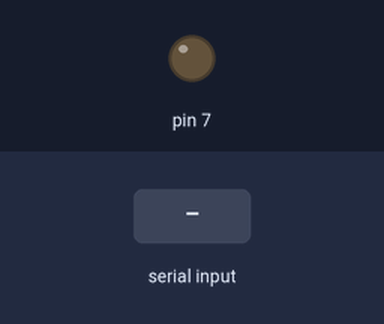
A sketch run on a simulated Arduino Uno, built with avr-gcc and run on an emulated ATmega328P. Parts: output pins drawn as LEDs (lit = HIGH). The test bench sets the inputs (shaded band). What the sketch prints to the serial monitor is not drawn.

Above: at 1.8 s.
1.9 s: byte 30 received over Serial
3.4 s: byte 90 received over Serial
4.9 s: byte 120 received over Serial
Timing chart, 0 to 7.9 s (numbered marks = the images above; inputs shaded):
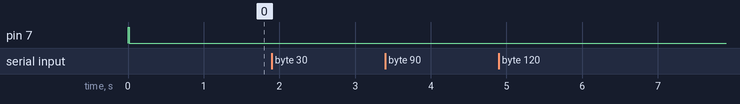

The sketch:

gpu.ino
```cpp
#include <avr/interrupt.h>
#include <avr/pgmspace.h>
#include <Arduino.h>
#include <util/delay_basic.h>

#define SWAP_INTEGERS(a,b)   a ^= b; b ^= a; a ^= b;
#define SORT_INTEGERS(a,b)   if (a > b) {SWAP_INTEGERS(a, b);}
#define SORT_INTEGERS_WITH_ATTACHMENTS(a,a2,b,b2)   if (a > b) {SWAP_INTEGERS(a, b);SWAP_INTEGERS(a2, b2);}

uint8_t sineTable[] = {
  30,
  30,
  31,
  32,
  33,
  34,
  35,
  36,
  37,
  38,
  39,
  40,
  41,
  41,
  42,
  43,
  44,
  44,
  45,
  46,
  46,
  47,
  47,
  48,
  48,
  48,
  49,
  49,
  49,
  49,
  49,
  49,
  50,
  49,
  49,
  49,
  49,
  49,
  49,
  48,
  48,
  48,
  47,
  47,
  46,
  46,
  45,
  44,
  44,
  43,
  42,
  41,
  41,
  40,
  39,
  38,
  37,
  36,
  35,
  34,
  33,
  32,
  31,
  30,
  30,
  29,
  28,
  27,
  26,
  25,
  24,
  23,
  22,
  21,
  20,
  19,
  18,
  18,
  17,
  16,
  15,
  15,
  14,
  13,
  13,
  12,
  12,
  11,
  11,
  11,
  10,
  10,
  10,
  10,
  10,
  10,
  10,
  10,
  10,
  10,
  10,
  10,
  10,
  11,
  11,
  11,
  12,
  12,
  13,
  13,
  14,
  15,
  15,
  16,
  17,
  18,
  18,
  19,
  20,
  21,
  22,
  23,
  24,
  25,
  26,
  27,
  28,
  29,
};

uint8_t sin(int index) {
  return sineTable[index];
}

uint8_t cos(int index) {
  index += 32;
  if (index >= 128) {
    index -= 128;
  }
  return sineTable[index];
}

void drawRotating(int index, uint8_t color) {
  uint8_t x = cos(index);
  uint8_t y = sin(index);
  Serial.write(0);
  Serial.write(color);
  /*
  Serial.write(2);
  Serial.write(x);
  Serial.write(y);
  */
  Serial.write(5);
  Serial.write(30);
  Serial.write(30);
  Serial.write(x);
  Serial.write(y);

}

uint8_t keyboardOutputY = 0;

void showKeyboardOutput(char c) {
  uint8_t i;
  for (i=0; i<8; i++) {
    Serial.write(0);
    Serial.write(((c >> i) & 1) ? 2 : 4);
    Serial.write(2);
    Serial.write(100 - i - (i >> 2));
    Serial.write(keyboardOutputY);
  }
  keyboardOutputY++;
}

void drawHorizontallyCutTriangle(uint8_t x1, uint8_t y1, uint8_t x2, uint8_t x3, uint8_t y23, uint8_t deltaY, uint8_t denominator, bool drawHorizontalEdge) {
  SORT_INTEGERS(x2,x3);
  int8_t leftXFraction = 0, rightXFraction = 0;
  uint8_t leftX = x1, rightX = x1, y = y1;
  while (true) {

    leftXFraction += x2 - x1;
    while (leftXFraction >= denominator) {
      leftXFraction -= denominator;
      leftX++;
    }
    while (leftXFraction <= -denominator) {
      leftXFraction += denominator;
      leftX--;
    }

    rightXFraction += x3 - x1;
    while (rightXFraction >= denominator) {
      rightXFraction -= denominator;
      rightX++;
    }
    while (rightXFraction <= -denominator) {
      rightXFraction += denominator;
      rightX--;
    }

    Serial.write(3);
    Serial.write(leftX);
    Serial.write(y);
    Serial.write(rightX);

    if (drawHorizontalEdge) {
      y += deltaY;
      if (y == y23) {
        break;
      }
    } else {
      if (y == y23) {
        break;
      }
      y += deltaY;
    }

  };
}

void drawTriangle(uint8_t x1, uint8_t y1, uint8_t x2, uint8_t y2, uint8_t x3, uint8_t y3) {
  SORT_INTEGERS_WITH_ATTACHMENTS(y1,x1,y2,x2);
  SORT_INTEGERS_WITH_ATTACHMENTS(y2,x2,y3,x3);
  SORT_INTEGERS_WITH_ATTACHMENTS(y1,x1,y2,x2);
  if (y1 == y2) {
    drawHorizontallyCutTriangle(x3, y3, x1, x2, y1, -1, y3 - y1, true);
  } else if (y2 == y3) {
    drawHorizontallyCutTriangle(x1, y1, x2, x3, y2, 1, y2 - y1, true);
  } else {
    int16_t x4 = y2 - y1;
    x4 *= x3 - x1;
    x4 /= y3 - y1;
    x4 += x1;
    drawHorizontallyCutTriangle(x1, y1, x2, x4, y2, 1, y2 - y1, true);
    drawHorizontallyCutTriangle(x3, y3, x2, x4, y2, -1, y3 - y2, false);
  }
}

void drawQuad(uint8_t x1, uint8_t y1, uint8_t x2, uint8_t y2, uint8_t x3, uint8_t y3, uint8_t x4, uint8_t y4) {
  drawTriangle(x1, y1, x2, y2, x3, y3);
  drawTriangle(x1, y1, x3, y3, x4, y4);
}

void setup() {

  Serial.begin(10000);

  // reset the GPU
  digitalWrite(7, HIGH);
  pinMode(7, OUTPUT);
  _delay_loop_2(0);
  digitalWrite(7, LOW);

  // clear screen to blue
  Serial.write(0);
  Serial.write(1);
  Serial.write(1);

  // draw rotating point / line
  /*
  int index=0;
  while (true) {
    drawRotating(index, 1);
    index++;
    if (index == 128) {
      index = 0;
    }
    drawRotating(index, 4);
    for (int i=0; i<2; i++) {
      _delay_loop_2(0);
    }
  }
  */

/*
  // draw horizontal red line
  Serial.write(0);
  Serial.write(4);
  Serial.write(3);
  Serial.write(2);
  Serial.write(1);
  Serial.write(10);

  // draw vertical purple line
  Serial.write(0);
  Serial.write(5);
  Serial.write(4);
  Serial.write(1);
  Serial.write(2);
  Serial.write(10);
*/

  Serial.write(0);
  Serial.write(1);
  Serial.write(1);

  // Serial.write(0);
  // Serial.write(6);
  // void drawHorizontallyCutTriangle(uint8_t x1, uint8_t y1, uint8_t x2, uint8_t x3, uint8_t y23, uint8_t deltaY, uint8_t denominator)
  // drawHorizontallyCutTriangle(5, 2, 3, 10, 20, 1, 18);
  // drawHorizontallyCutTriangle(20 + 5, 20, 20 + 3, 20 + 10, 2, -1, 18);

  Serial.write(0);
  Serial.write(6);
  // drawTriangle(20 + random(10), random(10), 20 + random(10), random(10), 20 + random(10), random(10));
  // drawTriangle(60, 5, 20, 100, 100, 50);

  drawQuad(20, 20, 100, 30, 80, 100, 10, 80);

}

void loop() {
  uint8_t c;
  if (Serial.available() > 0) {
    c = Serial.read();
    showKeyboardOutput(c);
  }
}
```

Measured:
- after the input at 1.9 s, every drawn part: stays the same
- after the input at 3.4 s, every drawn part: stays the same
- after the input at 4.9 s, every drawn part: stays the same
